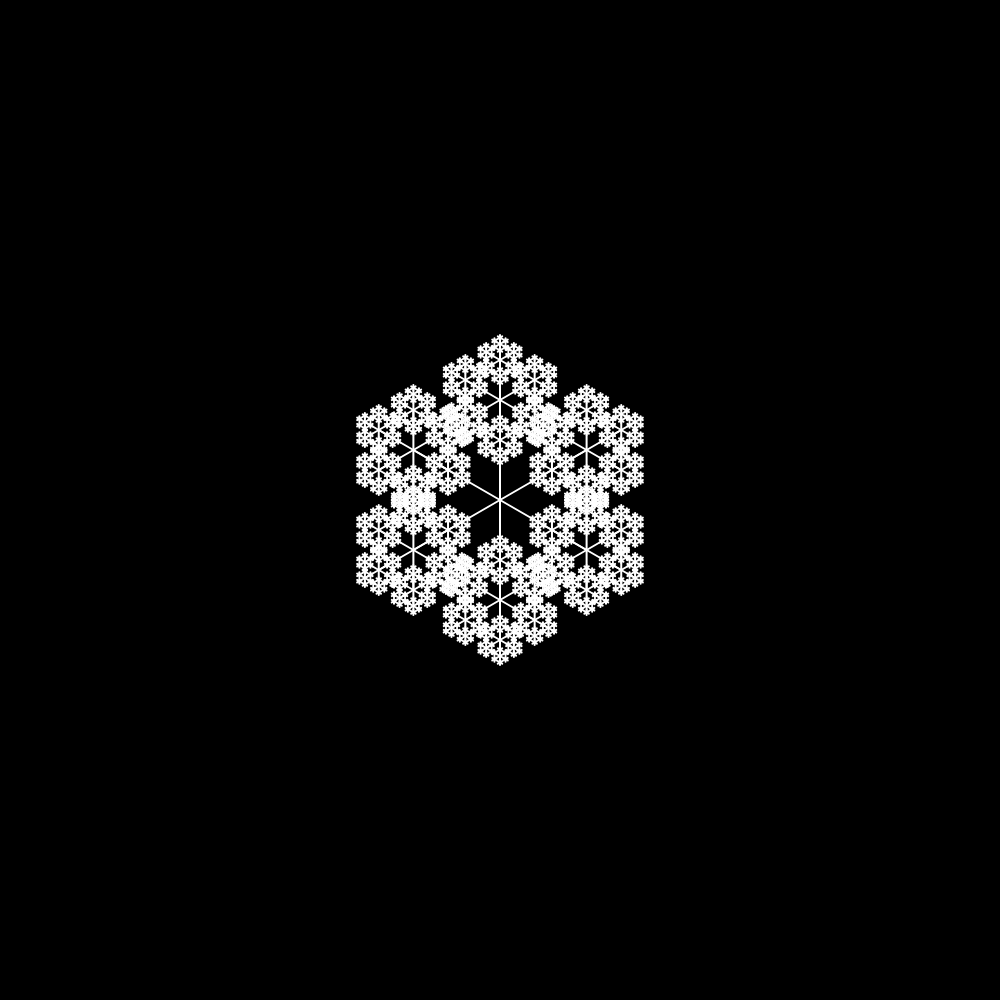
Frame 1 (no input)
Frame 60 (no input): identical to frame 1, image omitted
Frame 120 (the mouse pressed at the canvas centre since frame 60): identical to frame 1, image omitted

The p5.js sketch that drew this single still picture (run headless with seeded random() and noise() and a simulated clock; from frame 60 on, the mouse is pressed at the canvas centre):

// p5.js sketch
// ── sketch.js
function setup() {
  createCanvas(1000, 1000);

  sliderLength = createSlider(0, 500, 100, 1);
  sliderRatio = createSlider(0, 0.8, 0.4, 0.05);
}

function draw() {
  background(0);

  let lineLen = sliderLength.value();
  let lengthRatio = sliderRatio.value();
  
  stroke(255);
  strokeWeight(2);
  translate(width/2, height/2);
  
  flake(lineLen, 0 * PI/3, lengthRatio);
  flake(lineLen, 1 * PI/3, lengthRatio);
  flake(lineLen, 2 * PI/3, lengthRatio);
  flake(lineLen, 3 * PI/3, lengthRatio);
  flake(lineLen, 4 * PI/3, lengthRatio);
  flake(lineLen, 5 * PI/3, lengthRatio);
}

function flake(len, angle, ratio) {
  push();
  rotate(angle)
  line(0, 0, 0, -len);
  translate(0, -len);
  if (len > 5) {
    //0
    push();
    rotate(0 * PI/3);
    flake(len * ratio, angle, ratio);
    pop();
    //60
    push();
    rotate(1 * PI/3);
    flake(len * ratio, angle, ratio);
    pop();
    //120
    push();
    rotate(2 * PI/3);
    flake(len * ratio, angle, ratio);
    pop();
    //180
    push();
    rotate(3 * PI/3);
    flake(len * ratio, angle, ratio);
    pop();
    //240
    push();
    rotate(4 * PI/3);
    flake(len * ratio, angle, ratio);
    pop();
    //300
    push();
    rotate(5 * PI/3);
    flake(len * ratio, angle, ratio);
    pop();
  }
  pop()
}
